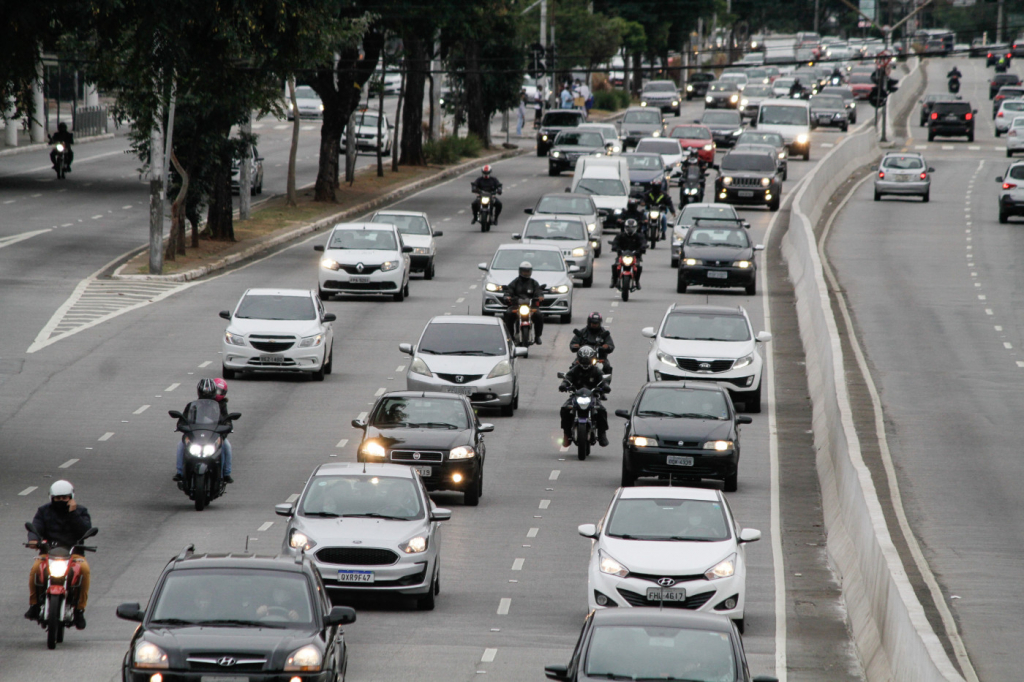
#> input picture images/test.jpg, 1024 x 682 px
$ python q1.py
#> lines starting #> are read from the running program, lines starting #| are printed output that depends on the picture; after the words box and inside, x2 and y2 are one past the last pixel; in counts of white or black regions, pixels touching at a corner belong together
#> further down, img is the input picture: shape (682, 1024, 3); mean B, G, R 111.7, 113.1, 113
import cv2 as cv
import numpy as np

def preprocessing(img:np.ndarray) -> np.ndarray:
    """
    Recebe como entrada uma imagem e etorna uma nova imagem após:
    converter para escala de cinza, aplicar filtro de média 3x3 e aplicar thresholding.

    Parameters:
    img (np.ndarray): Imagem de entrada.

    Returns:
    np.ndarray: Imagem pré-processada.
    """
    new_img = cv.cvtColor(img, cv.COLOR_BGR2GRAY)
    new_img = cv.medianBlur(new_img, ksize=3)
    _, thresh = cv.threshold(new_img, 90, 255, cv.THRESH_BINARY)
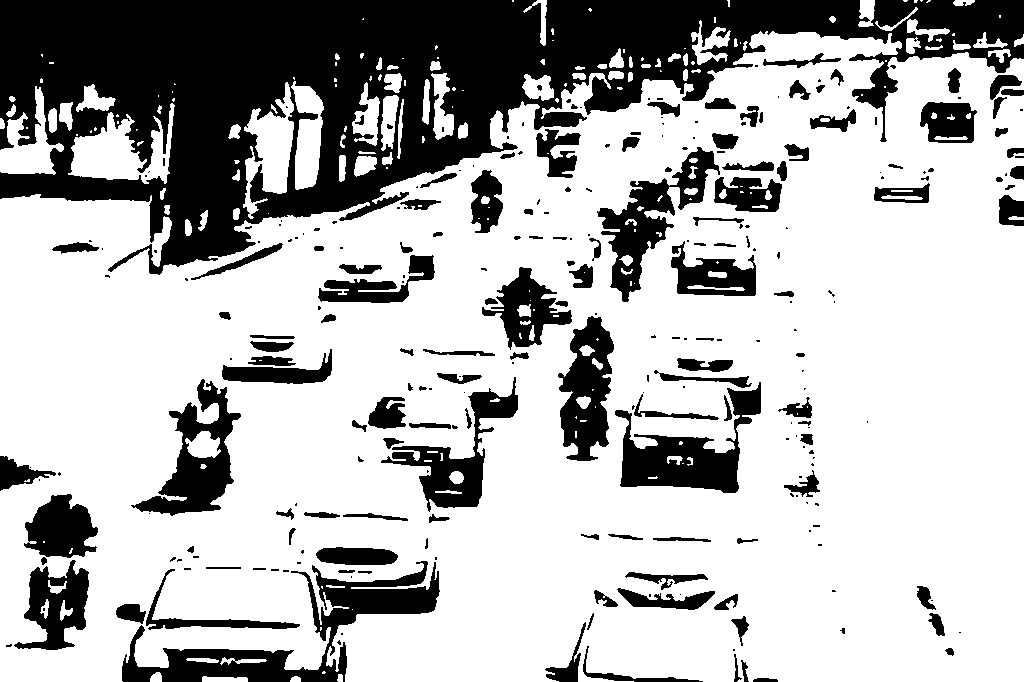
#> thresh: shape (682, 1024); 71.1% white; 271 black regions (137 under 20 px), largest, box (x1, y1, x2, y2) and area: (0, 0, 1024, 275) 118860, (122, 561, 440, 682) 9929, (615, 382, 761, 493) 6298

    return thresh

if __name__ == "__main__":
    img = cv.imread("images/test.jpg", cv.IMREAD_UNCHANGED)
    new_img = preprocessing(img)

    cv.imshow("original", img)
    cv.imshow("preprocessada", new_img)
    cv.waitKey(0)
    cv.destroyAllWindows()

$ run again, with images/pcb.png saved as images/test.jpg
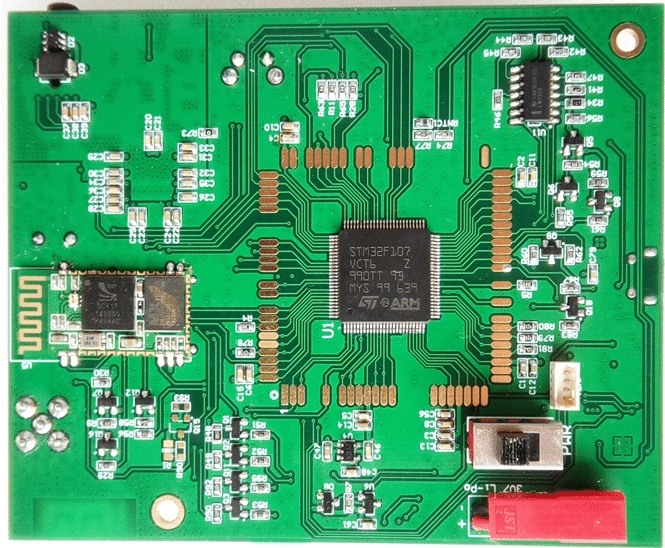
#> input picture images/pcb.png, 665 x 548 px
#> img is the input picture: shape (548, 665, 3); mean B, G, R 105.6, 156.1, 70.5
#> in preprocessing, `new_img = cv.medianBlur(new_img, ksize=3)`:
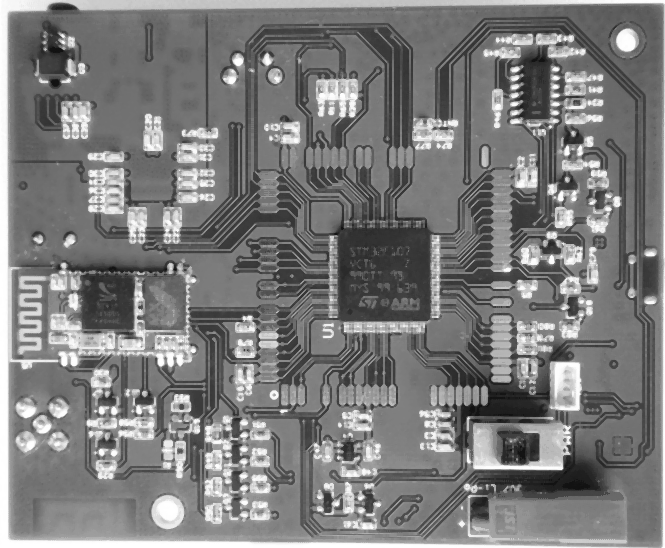
#> new_img: shape (548, 665); min 16, max 255, mean 123.8
#> in preprocessing, `_, thresh = cv.threshold(new_img, 90, 255, cv.THRESH_BINARY)`:
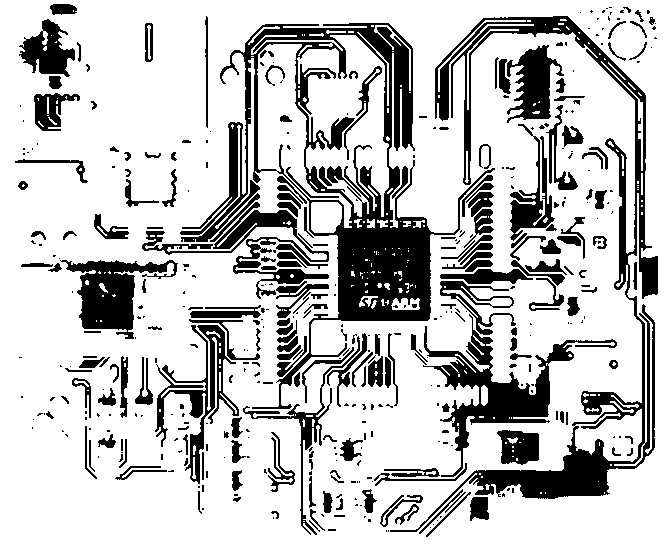
#> thresh: shape (548, 665); 76.6% white; 438 black regions (236 under 20 px), largest, box (x1, y1, x2, y2) and area: (180, 23, 495, 409) 21055, (390, 16, 658, 532) 14058, (423, 314, 617, 477) 5946
